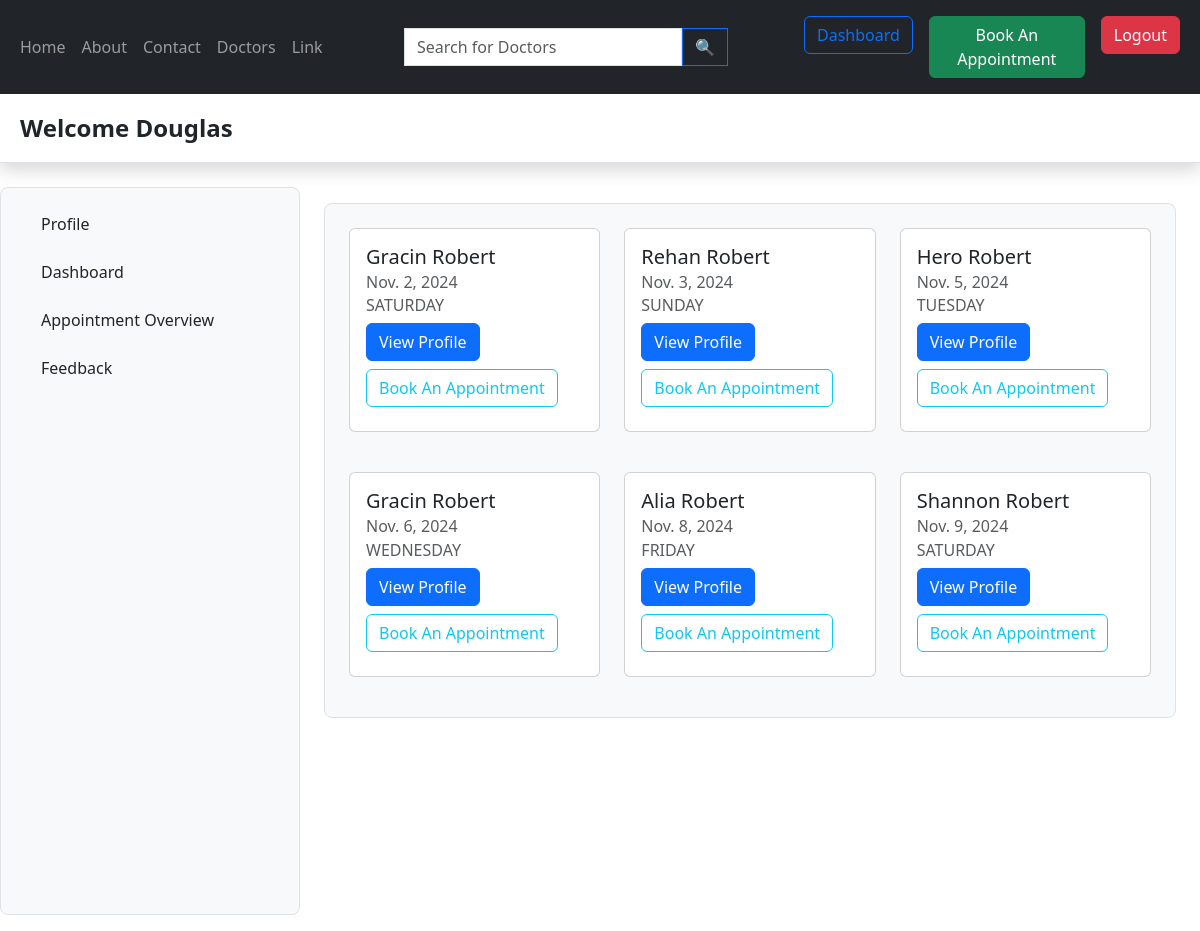
Page /appointment-overview/1/ (signed in) on the committed database.
### doctor/models.py (models this page shows, shortened)
class Doctor(models.Model):
  user= models.OneToOneField(User, on_delete= models.CASCADE,default=1)
  dob= models.DateField(default= None)
  sex= models.CharField(max_length= 10, choices= [('MALE', 'Male'), ('FEMALE', 'Female'), ('OTHER', 'Other')], default= 'FEMALE')
  department = models.ManyToManyField(Department)
  specialization = models.TextField(blank= True, null= True)
  dayofstarting= models.DateField(auto_now= True)
  avatar=models.ImageField(default="default_doctor_image.jpeg")
  Bio=models.TextField(default="",blank= True, null= True)
  Awards=models.TextField(default="",blank= True, null= True)

class AppointmentSlot(models.Model):
    doctor = models.ForeignKey(Doctor, on_delete=models.CASCADE)
    day_of_week = models.CharField(
        max_length=10,
        choices=[
            ('MONDAY', 'Monday'), ('TUESDAY', 'Tuesday'), ('WEDNESDAY', 'Wednesday'),
            ('THURSDAY', 'Thursday'), ('FRIDAY', 'Friday'), ('SATURDAY', 'Saturday'), ('SUNDAY', 'Sunday')
        ]
    )
    session = models.CharField(
        max_length=10,
        choices=[
            ('MORNING', 'Morning'), ('AFTERNOON', 'Afternoon'), ('EVENING', 'Evening')
        ]
    )
    max_bookings = models.PositiveIntegerField(default=10)
    class Meta:
        unique_together = ('doctor', 'day_of_week', 'session')
        ordering = ['doctor', 'day_of_week', 'session']

### appointment/models.py (models this page shows)
class Appointment(models.Model):
  patient= models.ForeignKey(Patient, on_delete=models.CASCADE, null=True)
  date = models.DateField(null=True, blank=True)
  slot= models.ForeignKey(AppointmentSlot, on_delete= models.CASCADE)
  stat= models.CharField(max_length= 20, choices=[('CONFIRMED', 'Confirmed'), ('CANCELLED', 'Cancelled'), ('COMPLETED','Completed')], default= 'CONFIRMED')
  paid= models.CharField(max_length= 5, choices=[('YES', 'Yes'), ('NO','No')],default='NO')
  booking_time= models.DateTimeField(auto_now=True)
  feedback= models.TextField(blank=True,null=True)
  doctorsnote= models.TextField(default='',blank=True,null=True)

### patient/models.py (models this page shows, shortened)
class Patient(models.Model):
  user= models.ForeignKey(User, on_delete= models.CASCADE)
  first_name= models.CharField(max_length= 255)
  last_name= models.CharField(max_length= 255, blank= True, null= True)
  dob= models.DateField(default= None)
  sex= models.CharField(max_length= 10, choices= [('MALE', 'Male'), ('FEMALE', 'Female'), ('OTHER', 'Other')], default= 'FEMALE')

### doctor/views.py (the view)
# urls.py: path('appointment-overview/<str:pk>/',views.appointment_overview,name="appointment-overview"),
def appointment_overview(request,pk):
    doctor=Doctor.objects.get(id=pk)
    appointments = Appointment.objects.filter(slot__doctor=doctor).order_by('date')
    context={'appointments':appointments,'doctor':doctor}
    return render(request,'appointment_overview.html',context)

### doctor/templates/appointment_overview.html (shortened to what this page needs)
{% extends 'base.html' %}
{% block start %}
<header class="py-3 mb-4 border-bottom shadow">
    <div class="container-fluid d-flex justify-content-between align-items-center">
        <a href="#" class="d-flex align-items-center col-lg-4 mb-2 mb-lg-0 link-dark text-decoration-none">
            <span class="fs-4 fw-bold text-dark">Welcome {{ doctor.user.first_name }}</span>
        </a>
    </div>
</header>
<div class="container-fluid pb-3 flex-grow-1 d-flex flex-column overflow-auto" style="height: calc(100vh - 56px);">
    <div class="row flex-grow-1 flex-grow-0">
        <nav class="col-sm-3 flex-shrink-0 bg-light border rounded-3 p-3 h-100 sticky-top">
            <ul class="nav nav-pills flex-sm-column flex-row mb-auto text-truncate">
                <li class="nav-item mb-2">
                    <a href="{% url 'doctor-profile' doctor.id %}" class="nav-link d-flex align-items-center px-3 text-dark">
                        <span class="d-none d-sm-inline">Profile</span>
                    </a>
                </li>
                <li class="nav-item mb-2">
                    <a href="{% url 'dashboard'  %}" class="nav-link d-flex align-items-center px-3 text-dark">
                        <span class="d-none d-sm-inline">Dashboard</span>
                    </a>
                </li>
                <li class="nav-item mb-2">
                    <a href="{% url 'appointment-overview' doctor.id %}" class="nav-link d-flex align-items-center px-3 text-dark">
                        <span class="d-none d-sm-inline">Appointment Overview</span>
                    </a>
                </li>
                <li class="nav-item mb-2">
                    <a href="#" class="nav-link d-flex align-items-center px-3 text-dark">
                        <span class="d-none d-sm-inline">Feedback</span>
                    </a>
                </li>
            </ul>
        </nav>
        <main class="col overflow-auto h-100 px-4 py-3">
            <div class="bg-light border rounded-3 p-4">
                <div class="row row-cols-1 row-cols-md-3 g-4">
                    {% for appointment in appointments %}
                    <div class="col mb-3">
                        <div class="card h-100" style="width: 100%;">
                            <div class="card-body">
                                <h5 class="card-title">{{ appointment.patient.first_name }} {{ appointment.patient.last_name }}</h5>
                                <h6 class="card-subtitle mb-2 text-muted">{{ appointment.date }}</h6>
                                <h6 class="card-subtitle mb-2 text-muted">{{ appointment.slot.day_of_week }}</h6>
                                <a type="button" class="btn btn-primary mb-2" href="{% url 'doctor-profile' appointment.slot.doctor.id %}" data-mdb-ripple-init>View Profile</a>
                                <a type="button" class="btn btn-outline-info mb-2" data-mdb-ripple-init data-mdb-ripple-color="dark">Book An Appointment</a>
                            </div>
                        </div>
                    </div>
                    {% empty %}
                    <p>No appointments found for this doctor.</p>
                    {% endfor %}
                </div>
            </div>
        </main>
    </div>
</div>
{% endblock %}

### rows in the picture
Doctor: user.first_name "Douglas"
Appointment: patient.first_name "Gracin", patient.last_name "Robert", date "Nov. 2, 2024", slot.day_of_week "SATURDAY"
Appointment: patient.first_name "Rehan", patient.last_name "Robert", date "Nov. 3, 2024", slot.day_of_week "SUNDAY"
Appointment: patient.first_name "Hero", patient.last_name "Robert", date "Nov. 5, 2024", slot.day_of_week "TUESDAY"
Appointment: patient.first_name "Gracin", patient.last_name "Robert", date "Nov. 6, 2024", slot.day_of_week "WEDNESDAY"
Appointment: patient.first_name "Alia", patient.last_name "Robert", date "Nov. 8, 2024", slot.day_of_week "FRIDAY"
Appointment: patient.first_name "Shannon", patient.last_name "Robert", date "Nov. 9, 2024", slot.day_of_week "SATURDAY"
